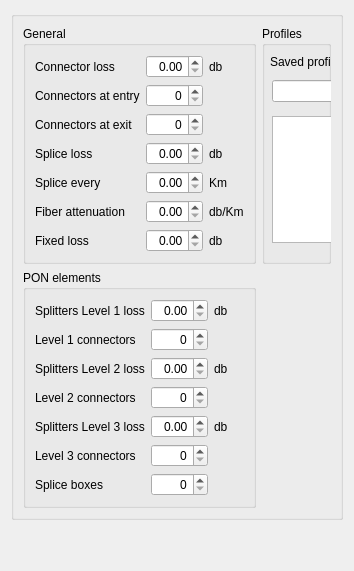
     <widget class="QWidget" name="fiberTab">
      <attribute name="title">
       <string>Fiber loss budget</string>
      </attribute>
      <layout class="QVBoxLayout" name="verticalLayout_2">
       <item>
        <widget class="QGroupBox" name="groupBox_3">
         <property name="locale">
          <locale language="C" country="AnyCountry"/>
         </property>
         <property name="title">
          <string/>
         </property>
         <layout class="QGridLayout" name="gridLayout_12">
          <item row="0" column="1">
           <widget class="QGroupBox" name="groupBox_10">
            <property name="title">
             <string>General</string>
            </property>
            <layout class="QGridLayout" name="gridLayout_7">
             <item row="0" column="0">
              <widget class="QLabel" name="label_8">
               <property name="text">
                <string>Connector loss</string>
               </property>
              </widget>
             </item>
             <item row="0" column="1">
              <widget class="QDoubleSpinBox" name="connectorLoss">
               <property name="locale">
                <locale language="C" country="AnyCountry"/>
               </property>
               <property name="alignment">
                <set>Qt::AlignRight|Qt::AlignTrailing|Qt::AlignVCenter</set>
               </property>
               <property name="stepType">
                <enum>QAbstractSpinBox::AdaptiveDecimalStepType</enum>
               </property>
              </widget>
             </item>
             <item row="0" column="2">
              <widget class="QLabel" name="label_9">
               <property name="text">
                <string>db</string>
               </property>
              </widget>
             </item>
             <item row="1" column="0">
              <widget class="QLabel" name="label_10">
               <property name="text">
                <string>Connectors at entry</string>
               </property>
               <property name="wordWrap">
                <bool>true</bool>
               </property>
              </widget>
             </item>
             <item row="1" column="1">
              <widget class="QSpinBox" name="numberOfConnectorsAtEntry">
               <property name="locale">
                <locale language="C" country="AnyCountry"/>
               </property>
               <property name="alignment">
                <set>Qt::AlignRight|Qt::AlignTrailing|Qt::AlignVCenter</set>
               </property>
               <property name="stepType">
                <enum>QAbstractSpinBox::AdaptiveDecimalStepType</enum>
               </property>
              </widget>
             </item>
             <item row="2" column="0">
              <widget class="QLabel" name="label_17">
               <property name="text">
                <string>Connectors at exit</string>
               </property>
              </widget>
             </item>
             <item row="2" column="1">
              <widget class="QSpinBox" name="numberOfConnectorsAtExit">
               <property name="alignment">
                <set>Qt::AlignRight|Qt::AlignTrailing|Qt::AlignVCenter</set>
               </property>
              </widget>
             </item>
             <item row="3" column="0">
              <widget class="QLabel" name="label_11">
               <property name="text">
                <string>Splice loss</string>
               </property>
              </widget>
             </item>
             <item row="3" column="1">
              <widget class="QDoubleSpinBox" name="spliceLoss">
               <property name="locale">
                <locale language="C" country="AnyCountry"/>
               </property>
               <property name="alignment">
                <set>Qt::AlignRight|Qt::AlignTrailing|Qt::AlignVCenter</set>
               </property>
               <property name="stepType">
                <enum>QAbstractSpinBox::AdaptiveDecimalStepType</enum>
               </property>
              </widget>
             </item>
             <item row="3" column="2">
              <widget class="QLabel" name="label_14">
               <property name="text">
                <string>db</string>
               </property>
              </widget>
             </item>
             <item row="4" column="0">
              <widget class="QLabel" name="label_12">
               <property name="text">
                <string>Splice every</string>
               </property>
              </widget>
             </item>
             <item row="4" column="1">
              <widget class="QDoubleSpinBox" name="spliceFrequency">
               <property name="locale">
                <locale language="C" country="AnyCountry"/>
               </property>
               <property name="alignment">
                <set>Qt::AlignRight|Qt::AlignTrailing|Qt::AlignVCenter</set>
               </property>
               <property name="stepType">
                <enum>QAbstractSpinBox::AdaptiveDecimalStepType</enum>
               </property>
              </widget>
             </item>
             <item row="4" column="2">
              <widget class="QLabel" name="label_15">
               <property name="text">
                <string>Km</string>
               </property>
              </widget>
             </item>
             <item row="5" column="0">
              <widget class="QLabel" name="label_13">
               <property name="text">
                <string>Fiber attenuation</string>
               </property>
              </widget>
             </item>
             <item row="5" column="1">
              <widget class="QDoubleSpinBox" name="cableLoss">
               <property name="locale">
                <locale language="C" country="AnyCountry"/>
               </property>
               <property name="alignment">
                <set>Qt::AlignRight|Qt::AlignTrailing|Qt::AlignVCenter</set>
               </property>
               <property name="stepType">
                <enum>QAbstractSpinBox::AdaptiveDecimalStepType</enum>
               </property>
              </widget>
             </item>
             <item row="5" column="2">
              <widget class="QLabel" name="label_16">
               <property name="text">
                <string>db/Km</string>
               </property>
              </widget>
             </item>
             <item row="6" column="0">
              <widget class="QLabel" name="label_18">
               <property name="text">
                <string>Fixed loss</string>
               </property>
              </widget>
             </item>
             <item row="6" column="1">
              <widget class="QDoubleSpinBox" name="fixedLoss">
               <property name="alignment">
                <set>Qt::AlignRight|Qt::AlignTrailing|Qt::AlignVCenter</set>
               </property>
              </widget>
             </item>
             <item row="6" column="2">
              <widget class="QLabel" name="label_19">
               <property name="text">
                <string>db</string>
               </property>
              </widget>
             </item>
            </layout>
           </widget>
          </item>
          <item row="1" column="1">
           <widget class="QGroupBox" name="groupBox_16">
            <property name="title">
             <string>PON elements</string>
            </property>
            <layout class="QGridLayout" name="gridLayout_17">
             <item row="4" column="1">
              <widget class="QSpinBox" name="numberOfLevel2Connectors">
               <property name="alignment">
                <set>Qt::AlignRight|Qt::AlignTrailing|Qt::AlignVCenter</set>
               </property>
              </widget>
             </item>
             <item row="2" column="1">
              <widget class="QDoubleSpinBox" name="splittersLevel2Loss">
               <property name="alignment">
                <set>Qt::AlignRight|Qt::AlignTrailing|Qt::AlignVCenter</set>
               </property>
              </widget>
             </item>
             <item row="0" column="0">
              <widget class="QLabel" name="label_51">
               <property name="text">
                <string>Splitters Level 1 loss</string>
               </property>
              </widget>
             </item>
             <item row="5" column="2">
              <widget class="QLabel" name="label_59">
               <property name="text">
                <string>db</string>
               </property>
              </widget>
             </item>
             <item row="1" column="0">
              <widget class="QLabel" name="label_52">
               <property name="text">
                <string>Level 1 connectors</string>
               </property>
              </widget>
             </item>
             <item row="4" column="0">
              <widget class="QLabel" name="label_55">
               <property name="text">
                <string>Level 2 connectors</string>
               </property>
              </widget>
             </item>
             <item row="6" column="1">
              <widget class="QSpinBox" name="numberOfLevel3Connectors">
               <property name="alignment">
                <set>Qt::AlignRight|Qt::AlignTrailing|Qt::AlignVCenter</set>
               </property>
              </widget>
             </item>
             <item row="2" column="0">
              <widget class="QLabel" name="label_53">
               <property name="text">
                <string>Splitters Level 2 loss</string>
               </property>
              </widget>
             </item>
             <item row="5" column="1">
              <widget class="QDoubleSpinBox" name="splittersLevel3Loss">
               <property name="alignment">
                <set>Qt::AlignRight|Qt::AlignTrailing|Qt::AlignVCenter</set>
               </property>
              </widget>
             </item>
             <item row="1" column="1">
              <widget class="QSpinBox" name="numberOfLevel1Connectors">
               <property name="alignment">
                <set>Qt::AlignRight|Qt::AlignTrailing|Qt::AlignVCenter</set>
               </property>
              </widget>
             </item>
             <item row="6" column="0">
              <widget class="QLabel" name="label_56">
               <property name="text">
                <string>Level 3 connectors</string>
               </property>
              </widget>
             </item>
             <item row="2" column="2">
              <widget class="QLabel" name="label_58">
               <property name="text">
                <string>db</string>
               </property>
              </widget>
             </item>
             <item row="5" column="0">
              <widget class="QLabel" name="label_54">
               <property name="text">
                <string>Splitters Level 3 loss</string>
               </property>
              </widget>
             </item>
             <item row="0" column="2">
              <widget class="QLabel" name="label_57">
               <property name="text">
                <string>db</string>
               </property>
              </widget>
             </item>
             <item row="0" column="1">
              <widget class="QDoubleSpinBox" name="splittersLevel1Loss">
               <property name="alignment">
                <set>Qt::AlignRight|Qt::AlignTrailing|Qt::AlignVCenter</set>
               </property>
              </widget>
             </item>
             <item row="7" column="0">
              <widget class="QLabel" name="label_61">
               <property name="text">
                <string>Splice boxes</string>
               </property>
              </widget>
             </item>
             <item row="7" column="1">
              <widget class="QSpinBox" name="numberOfSpliceBoxes">
               <property name="alignment">
                <set>Qt::AlignRight|Qt::AlignTrailing|Qt::AlignVCenter</set>
               </property>
              </widget>
             </item>
            </layout>
           </widget>
          </item>
          <item row="0" column="2">
           <widget class="QGroupBox" name="groupBox_18">
            <property name="title">
             <string>Profiles</string>
            </property>
            <widget class="QListWidget" name="profilesList">
             <property name="geometry">
              <rect>
               <x>10</x>
               <y>90</y>
               <width>133</width>
               <height>127</height>
              </rect>
             </property>
             <property name="sortingEnabled">
              <bool>false</bool>
             </property>
            </widget>
            <widget class="QPushButton" name="profileLoadButton">
             <property name="geometry">
              <rect>
               <x>156</x>
               <y>90</y>
               <width>93</width>
               <height>28</height>
              </rect>
             </property>
             <property name="text">
              <string>Load</string>
             </property>
            </widget>
            <widget class="QPushButton" name="profileSaveButton">
             <property name="geometry">
              <rect>
               <x>156</x>
               <y>138</y>
               <width>93</width>
               <height>28</height>
              </rect>
             </property>
             <property name="text">
              <string>Save</string>
             </property>
            </widget>
            <widget class="QPushButton" name="profileDeleteButton">
             <property name="geometry">
              <rect>
               <x>156</x>
               <y>186</y>
               <width>93</width>
               <height>28</height>
              </rect>
             </property>
             <property name="text">
              <string>Delete</string>
             </property>
            </widget>
            <widget class="QLineEdit" name="profileEntry">
             <property name="geometry">
              <rect>
               <x>10</x>
               <y>54</y>
               <width>129</width>
               <height>22</height>
              </rect>
             </property>
            </widget>
            <widget class="QLabel" name="label_60">
             <property name="geometry">
              <rect>
               <x>8</x>
               <y>28</y>
               <width>113</width>
               <height>16</height>
              </rect>
             </property>
             <property name="text">
              <string>Saved profiles</string>
             </property>
            </widget>
           </widget>
          </item>
          <item row="1" column="2">
           <spacer name="verticalSpacer">
            <property name="orientation">
             <enum>Qt::Vertical</enum>
            </property>
            <property name="sizeHint" stdset="0">
             <size>
              <width>20</width>
              <height>40</height>
             </size>
            </property>
           </spacer>
          </item>
         </layout>
        </widget>
       </item>
       <item>
        <spacer name="verticalSpacer_6">
         <property name="orientation">
          <enum>Qt::Vertical</enum>
         </property>
         <property name="sizeHint" stdset="0">
          <size>
           <width>20</width>
           <height>40</height>
          </size>
         </property>
        </spacer>
       </item>
      </layout>
     </widget>
